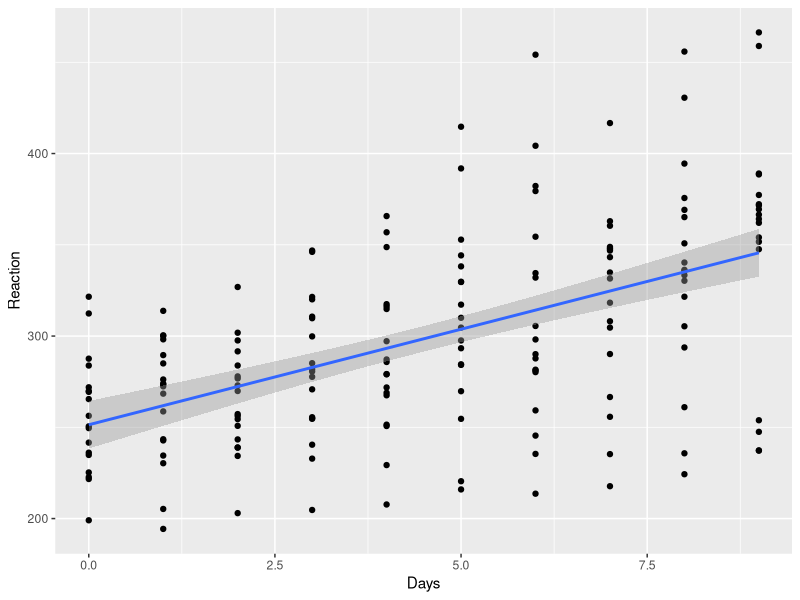
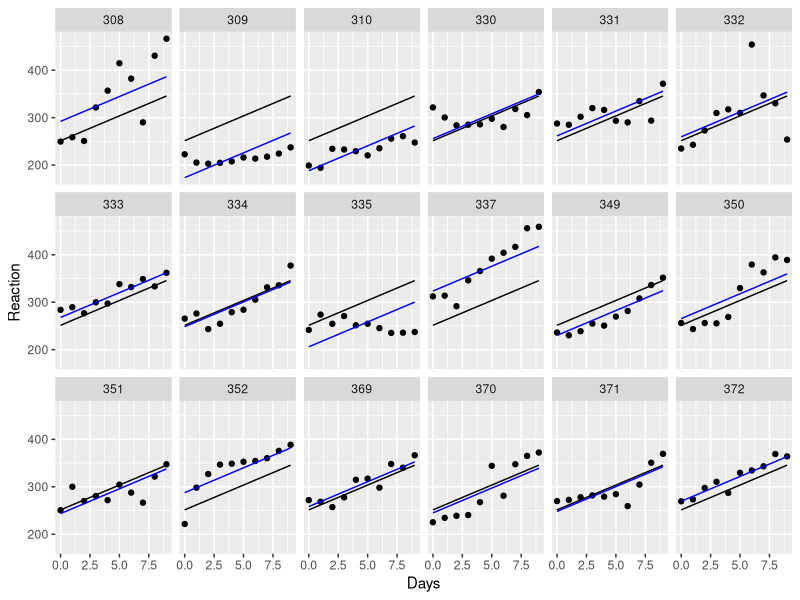
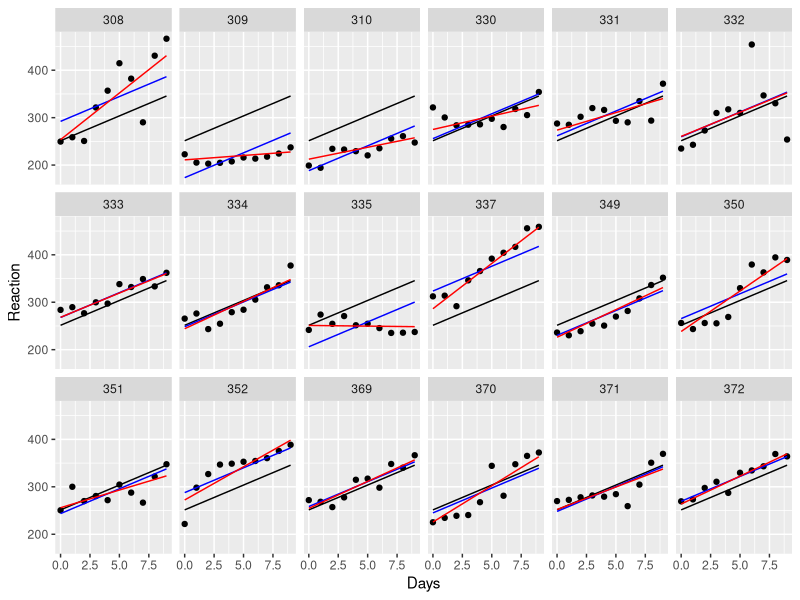
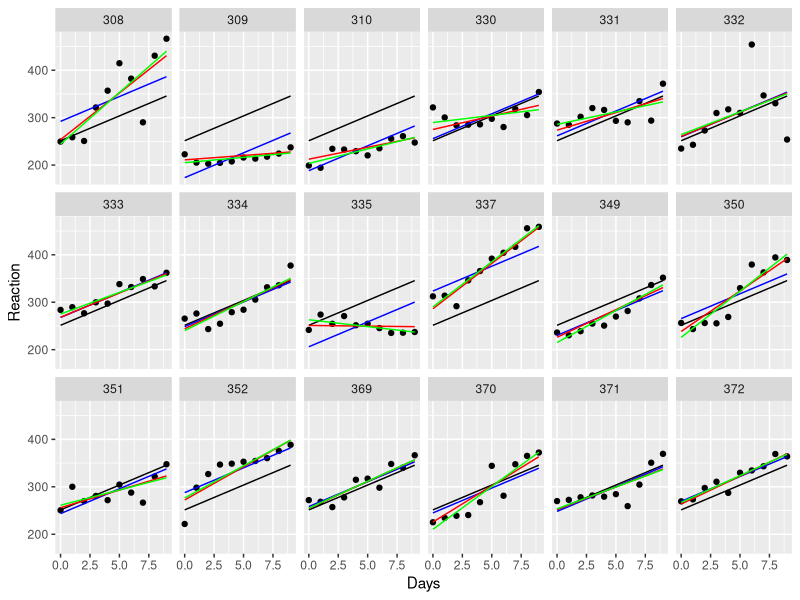

Source code (R) for these figures, in order: (Note: this script raises an error after producing the figures.)
## ---- chunk 1
library(tidyverse)
library(lme4)
library(broom)
library(broom.mixed)
library(patchwork)
## ---- chunk 2
data("sleepstudy")
## ---- chunk 3
library(ggplot2)
ggplot(sleepstudy, aes(x = Days, y = Reaction)) +
  geom_point() +
  geom_smooth(method = "lm")
## ---- chunk 4
lme_sleep1 <- lmer(Reaction ~ Days + (1|Subject), data = sleepstudy)
summary(lme_sleep1)
## ---- chunk 5
lm_sleep <- lm(Reaction ~ Days, data = sleepstudy)

# set up our basic plot
ggplot(sleepstudy, aes(x = Days, y = Reaction)) +
  
  # create separate plots for each subject in the sample
  # and add the data points
  facet_wrap(facets = vars(Subject), nrow = 3) +
  geom_point() +
  
  # this adds the line of best fit for the whole sample
  # (without the random effect), using coefficients
  # from our simple linear model object
  geom_line(data = augment(lm_sleep), aes(y = .fitted)) + 
  
  # and finally, this will add different lines of best fit
  # for each subject as calculated in our mixed model object
  geom_line(data = augment(lme_sleep1), aes(y = .fitted), colour = "blue")
## ---- chunk 6
lme_sleep2 <- lmer(Reaction ~ Days + (1 + Days|Subject), data = sleepstudy)

summary(lme_sleep2)
## ---- chunk 7
ggplot(sleepstudy, aes(x = Days, y = Reaction)) +
  facet_wrap(facets = vars(Subject), nrow = 3) +
  geom_point() +
  
  # the global line of best fit
  geom_line(data = augment(lm_sleep), aes(y = .fitted)) + 
  
  # our previous lines of best fit, with random intercepts
  # but constant slope
  geom_line(data = augment(lme_sleep1), aes(y = .fitted), colour = "blue") +
  
  # our lines of best with random intercepts and random slopes
  geom_line(data = augment(lme_sleep2), aes(y = .fitted), colour = "red") 
## ---- chunk 8
ggplot(sleepstudy, aes(x = Days, y = Reaction)) +
  facet_wrap(facets = vars(Subject), nrow = 3) +
  geom_point() +
  
  # the global line of best fit
  geom_line(data = augment(lm_sleep), aes(y = .fitted)) + 
  
  # random intercepts only
  geom_line(data = augment(lme_sleep1), aes(y = .fitted), colour = "blue") +
  
  # random intercepts and random slopes
  geom_line(data = augment(lme_sleep2), aes(y = .fitted), colour = "red") +
  
  # individual regression lines for each individual
  geom_smooth(method = "lm", se = FALSE, colour = "green", linewidth = 0.5)
## ---- chunk 9

lm_null <- lm(Reaction ~ 1, data = sleepstudy)
anova(lme_sleep2, lm_null)
## ---- chunk 10
data("dragons")
## ---- chunk 11
head(dragons)
## ---- chunk 12
library(tidyr)

dragons_clean <- dragons |>
  separate(
    col = dragon.wingspan.scales.intelligence.mountain,
    into = c("id", "wingspan", "scales", "intelligence", "mountain"),
    sep = ","
  )
dragons_clean$wingspan <- as.numeric(dragons_clean$wingspan)
dragons_clean$intelligence <- as.numeric(dragons_clean$intelligence)
dragons_clean$scales_num <- ifelse(dragons_clean$scales == "chromatic", 1, 0)
ggplot(dragons_clean, aes(y = intelligence, x = wingspan,color=mountain)) +
  geom_point() 

## ---- chunk 13
lm_drag <- lmer(intelligence ~ wingspan*scales + (1 +wingspan |mountain), data = dragons_clean)

summary(lm_drag)
## ---- chunk 14
ggplot(augment(lm_drag), aes(x = wingspan, y = intelligence, colour = scales)) +
  facet_wrap(vars(mountain)) +
  geom_point() +
  geom_line(aes(y = .fitted))
## ---- chunk 15
lm_drag2 <- lmer(intelligence ~ wingspan:scales + (1 +wingspan |mountain), data = dragons_clean)

summary(lm_drag2)
## ---- chunk 16
lm_null1 <- lm(intelligence ~ 1, data = dragons_clean)
anova(lm_drag, lm_null1)
## ---- chunk 17
lme_dragons_dropx <- lmer(intelligence ~ wingspan + scales + (1 + wingspan|mountain), 
                          data = dragons_clean)

anova(lm_drag, lme_dragons_dropx)
